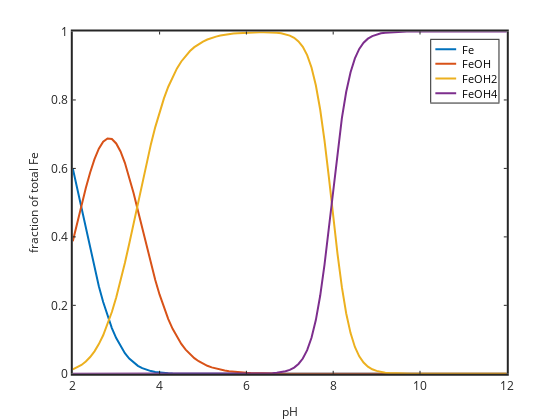

Here is the notebook cell this chart was saved with:
### Markdown cell above
### make the graph

So for each pH we will solve the equilibrium problem.  First load the tableau, then modify for the pH of that iternation. Then solve.  Then store the results and loop.

At the end make a plot.

### Code cell
%plot -s 600,600 -f 'svg'

%define the equilibrium sytem (The tableau)
[KSOLUTION,ASOLUTION,SOLUTIONNAMES] = get_equilib_defn;
% initial guess (just Fe becasue pH is fixed)
Feguess=[-5.5]; guess=[10.^Feguess];

%set the pH range and total
pH=2:0.1:12; FeT=1e-4; T=[FeT];

%now for each pH solve
for i=1:length(pH)
% adjust for fixed pH
[Ksolution,Asolution]=get_equilib_fixed_pH(KSOLUTION,ASOLUTION,pH(i));
% calculate species using NR
[X,F,J,C] = nl_massbalancerrnosolid_NR(guess,Asolution,Ksolution,T);
species_summary(:,i)=C; err(i)=F;
end

for i=1:size(species_summary,1)
txt=[SOLUTIONNAMES(i,:),"=species_summary(i,:);"]; eval(txt);
end

h=plot(pH,Fe/T,pH,FeOH/T,pH,FeOH2/T,pH,FeOH4/T);
set(gca,"fontsize",12); set(h,'linewidth',2); set(gca,'linewidth',2);
h=xlabel('pH'); set(h,'fontsize',12); h=ylabel('fraction of total Fe'); set(h,'fontsize',12);
legend('Fe','FeOH','FeOH2','FeOH4','Location','northeast','Orientation','vertical');
axis([min(pH) max(pH) 0 1])

### Figure 1 — Plotly figure (JSON) as saved in the notebook; plotly's stock layout.template omitted (floating-point values rounded to 4 significant figures)
{"data": [{"line": {"color": "rgb(0,113,188)", "dash": "solid", "width": 2}, "marker": {"color": "rgb(0,113,188)", "line": {"color": "rgb(0,113,188)"}, "size": 6, "symbol": "none"}, "mode": "lines", "name": "Fe", "showlegend": true, "type": "scatter", "visibility": true, "x": [2, 2.1, 2.2, 2.3, 2.4, 2.5, 2.6, 2.7, 2.8, 2.9, 3, 3.1, 3.2, 3.3, 3.4, 3.5, 3.6, 3.7, 3.8, 3.9, 4, 4.1, 4.2, 4.3, 4.4, 4.5, 4.6, 4.7, 4.8, 4.9, 5, 5.1, 5.2, 5.3, 5.4, 5.5, 5.6, 5.7, 5.8, 5.9, 6, 6.1, 6.2, 6.3, 6.4, 6.5, 6.6, 6.7, 6.8, 6.9, 7, 7.1, 7.2, 7.3, 7.4, 7.5, 7.6, 7.7, 7.8, 7.9, 8, 8.1, 8.2, 8.3, 8.4, 8.5, 8.6, 8.7, 8.8, 8.9, 9, 9.1, 9.2, 9.3, 9.4, 9.5, 9.6, 9.7, 9.8, 9.9, 10, 10.1, 10.2, 10.3, 10.4, 10.5, 10.6, 10.7, 10.8, 10.9, 11, 11.1, 11.2, 11.3, 11.4, 11.5, 11.6, 11.7, 11.8, 11.9, 12], "xaxis": "x", "y": [0.5999, 0.5415, 0.4815, 0.4213, 0.3628, 0.3072, 0.2558, 0.2095, 0.1688, 0.1337, 0.1042, 0.07989, 0.06023, 0.04466, 0.03257, 0.02337, 0.0165, 0.01149, 0.007883, 0.005342, 0.00358, 0.002375, 0.001562, 0.001019, 0.0006613, 0.0004268, 0.0002742, 0.0001756, 0.0001121, 7.141e-05, 4.54e-05, 2.882e-05, 1.827e-05, 1.157e-05, 7.325e-06, 4.633e-06, 2.929e-06, 1.851e-06, 1.169e-06, 7.384e-07, 4.663e-07, 2.944e-07, 1.858e-07, 1.173e-07, 7.399e-08, 4.667e-08, 2.943e-08, 1.855e-08, 1.169e-08, 7.356e-09, 4.622e-09, 2.897e-09, 1.808e-09, 1.122e-09, 6.901e-10, 4.185e-10, 2.488e-10, 1.438e-10, 8.005e-11, 4.257e-11, 2.151e-11, 1.031e-11, 4.713e-12, 2.069e-12, 8.811e-13, 3.669e-13, 1.504e-13, 6.103e-14, 2.459e-14, 9.867e-15, 3.947e-15, 1.576e-15, 6.288e-16, 2.507e-16, 9.987e-17, 3.978e-17, 1.584e-17, 6.307e-18, 2.511e-18, 9.999e-19, 3.981e-19, 1.585e-19, 6.309e-20, 2.512e-20, 1e-20, 3.981e-21, 1.585e-21, 6.31e-22, 2.512e-22, 1e-22, 3.981e-23, 1.585e-23, 6.31e-24, 2.512e-24, 1e-24, 3.981e-25, 1.585e-25, 6.31e-26, 2.512e-26, 1e-26, 3.981e-27], "yaxis": "y"}, {"line": {"color": "rgb(216,82,24)", "dash": "solid", "width": 2}, "marker": {"color": "rgb(216,82,24)", "line": {"color": "rgb(216,82,24)"}, "size": 6, "symbol": "none"}, "mode": "lines", "name": "FeOH", "showlegend": true, "type": "scatter", "visibility": true, "x": [2, 2.1, 2.2, 2.3, 2.4, 2.5, 2.6, 2.7, 2.8, 2.9, 3, 3.1, 3.2, 3.3, 3.4, 3.5, 3.6, 3.7, 3.8, 3.9, 4, 4.1, 4.2, 4.3, 4.4, 4.5, 4.6, 4.7, 4.8, 4.9, 5, 5.1, 5.2, 5.3, 5.4, 5.5, 5.6, 5.7, 5.8, 5.9, 6, 6.1, 6.2, 6.3, 6.4, 6.5, 6.6, 6.7, 6.8, 6.9, 7, 7.1, 7.2, 7.3, 7.4, 7.5, 7.6, 7.7, 7.8, 7.9, 8, 8.1, 8.2, 8.3, 8.4, 8.5, 8.6, 8.7, 8.8, 8.9, 9, 9.1, 9.2, 9.3, 9.4, 9.5, 9.6, 9.7, 9.8, 9.9, 10, 10.1, 10.2, 10.3, 10.4, 10.5, 10.6, 10.7, 10.8, 10.9, 11, 11.1, 11.2, 11.3, 11.4, 11.5, 11.6, 11.7, 11.8, 11.9, 12], "xaxis": "x", "y": [0.3873, 0.4401, 0.4927, 0.5428, 0.5883, 0.6272, 0.6575, 0.678, 0.6876, 0.6859, 0.6729, 0.6494, 0.6163, 0.5753, 0.5281, 0.4771, 0.4242, 0.3717, 0.3211, 0.274, 0.2311, 0.193, 0.1598, 0.1313, 0.1073, 0.08714, 0.07049, 0.05682, 0.04567, 0.03662, 0.02931, 0.02343, 0.0187, 0.01491, 0.01188, 0.009459, 0.007529, 0.005989, 0.004763, 0.003787, 0.003011, 0.002393, 0.001901, 0.001511, 0.0012, 0.000953, 0.0007566, 0.0006004, 0.0004762, 0.0003772, 0.0002984, 0.0002354, 0.000185, 0.0001446, 0.0001119, 8.545e-05, 6.395e-05, 4.652e-05, 3.261e-05, 2.183e-05, 1.389e-05, 8.381e-06, 4.822e-06, 2.666e-06, 1.429e-06, 7.491e-07, 3.866e-07, 1.975e-07, 1.002e-07, 5.06e-08, 2.549e-08, 1.281e-08, 6.435e-09, 3.229e-09, 1.62e-09, 8.121e-10, 4.072e-10, 2.041e-10, 1.023e-10, 5.128e-11, 2.57e-11, 1.288e-11, 6.456e-12, 3.236e-12, 1.622e-12, 8.128e-13, 4.074e-13, 2.042e-13, 1.023e-13, 5.129e-14, 2.57e-14, 1.288e-14, 6.457e-15, 3.236e-15, 1.622e-15, 8.128e-16, 4.074e-16, 2.042e-16, 1.023e-16, 5.129e-17, 2.57e-17], "yaxis": "y"}, {"line": {"color": "rgb(236,176,31)", "dash": "solid", "width": 2}, "marker": {"color": "rgb(236,176,31)", "line": {"color": "rgb(236,176,31)"}, "size": 6, "symbol": "none"}, "mode": "lines", "name": "FeOH2", "showlegend": true, "type": "scatter", "visibility": true, "x": [2, 2.1, 2.2, 2.3, 2.4, 2.5, 2.6, 2.7, 2.8, 2.9, 3, 3.1, 3.2, 3.3, 3.4, 3.5, 3.6, 3.7, 3.8, 3.9, 4, 4.1, 4.2, 4.3, 4.4, 4.5, 4.6, 4.7, 4.8, 4.9, 5, 5.1, 5.2, 5.3, 5.4, 5.5, 5.6, 5.7, 5.8, 5.9, 6, 6.1, 6.2, 6.3, 6.4, 6.5, 6.6, 6.7, 6.8, 6.9, 7, 7.1, 7.2, 7.3, 7.4, 7.5, 7.6, 7.7, 7.8, 7.9, 8, 8.1, 8.2, 8.3, 8.4, 8.5, 8.6, 8.7, 8.8, 8.9, 9, 9.1, 9.2, 9.3, 9.4, 9.5, 9.6, 9.7, 9.8, 9.9, 10, 10.1, 10.2, 10.3, 10.4, 10.5, 10.6, 10.7, 10.8, 10.9, 11, 11.1, 11.2, 11.3, 11.4, 11.5, 11.6, 11.7, 11.8, 11.9, 12], "xaxis": "x", "y": [0.01282, 0.01835, 0.02586, 0.03586, 0.04893, 0.06567, 0.08668, 0.1125, 0.1437, 0.1804, 0.2228, 0.2707, 0.3234, 0.3801, 0.4393, 0.4996, 0.5593, 0.6168, 0.671, 0.7207, 0.7653, 0.8046, 0.8386, 0.8677, 0.8921, 0.9124, 0.9292, 0.943, 0.9542, 0.9633, 0.9706, 0.9765, 0.9813, 0.9851, 0.9881, 0.9905, 0.9925, 0.994, 0.9952, 0.9961, 0.9969, 0.9974, 0.9978, 0.998, 0.9981, 0.9979, 0.9974, 0.9965, 0.9949, 0.9923, 0.9881, 0.9815, 0.9712, 0.9552, 0.9309, 0.8948, 0.843, 0.7721, 0.6813, 0.5743, 0.4598, 0.3494, 0.2531, 0.1761, 0.1189, 0.07844, 0.05097, 0.03277, 0.02093, 0.01331, 0.00844, 0.005342, 0.003377, 0.002133, 0.001347, 0.0008504, 0.0005367, 0.0003387, 0.0002138, 0.0001349, 8.511e-05, 5.37e-05, 3.388e-05, 2.138e-05, 1.349e-05, 8.511e-06, 5.37e-06, 3.388e-06, 2.138e-06, 1.349e-06, 8.511e-07, 5.37e-07, 3.388e-07, 2.138e-07, 1.349e-07, 8.511e-08, 5.37e-08, 3.388e-08, 2.138e-08, 1.349e-08, 8.511e-09], "yaxis": "y"}, {"line": {"color": "rgb(125,46,141)", "dash": "solid", "width": 2}, "marker": {"color": "rgb(125,46,141)", "line": {"color": "rgb(125,46,141)"}, "size": 6, "symbol": "none"}, "mode": "lines", "name": "FeOH4", "showlegend": true, "type": "scatter", "visibility": true, "x": [2, 2.1, 2.2, 2.3, 2.4, 2.5, 2.6, 2.7, 2.8, 2.9, 3, 3.1, 3.2, 3.3, 3.4, 3.5, 3.6, 3.7, 3.8, 3.9, 4, 4.1, 4.2, 4.3, 4.4, 4.5, 4.6, 4.7, 4.8, 4.9, 5, 5.1, 5.2, 5.3, 5.4, 5.5, 5.6, 5.7, 5.8, 5.9, 6, 6.1, 6.2, 6.3, 6.4, 6.5, 6.6, 6.7, 6.8, 6.9, 7, 7.1, 7.2, 7.3, 7.4, 7.5, 7.6, 7.7, 7.8, 7.9, 8, 8.1, 8.2, 8.3, 8.4, 8.5, 8.6, 8.7, 8.8, 8.9, 9, 9.1, 9.2, 9.3, 9.4, 9.5, 9.6, 9.7, 9.8, 9.9, 10, 10.1, 10.2, 10.3, 10.4, 10.5, 10.6, 10.7, 10.8, 10.9, 11, 11.1, 11.2, 11.3, 11.4, 11.5, 11.6, 11.7, 11.8, 11.9, 12], "xaxis": "x", "y": [1.507e-14, 3.417e-14, 7.631e-14, 1.677e-13, 3.628e-13, 7.716e-13, 1.614e-12, 3.321e-12, 6.719e-12, 1.337e-11, 2.618e-11, 5.041e-11, 9.546e-11, 1.778e-10, 3.257e-10, 5.869e-10, 1.041e-09, 1.82e-09, 3.138e-09, 5.342e-09, 8.992e-09, 1.498e-08, 2.475e-08, 4.058e-08, 6.613e-08, 1.072e-07, 1.73e-07, 2.783e-07, 4.463e-07, 7.141e-07, 1.14e-06, 1.818e-06, 2.896e-06, 4.608e-06, 7.325e-06, 1.164e-05, 1.848e-05, 2.933e-05, 4.655e-05, 7.384e-05, 0.0001171, 0.0001857, 0.0002945, 0.0004668, 0.0007399, 0.001172, 0.001857, 0.002941, 0.004653, 0.007356, 0.01161, 0.01828, 0.02866, 0.04468, 0.06901, 0.1051, 0.157, 0.2279, 0.3187, 0.4257, 0.5402, 0.6506, 0.7469, 0.8239, 0.8811, 0.9216, 0.949, 0.9672, 0.9791, 0.9867, 0.9916, 0.9947, 0.9966, 0.9979, 0.9987, 0.9991, 0.9995, 0.9997, 0.9998, 0.9999, 0.9999, 0.9999, 1.0, 1.0, 1.0, 1.0, 1.0, 1.0, 1.0, 1.0, 1.0, 1.0, 1.0, 1.0, 1.0, 1.0, 1.0, 1.0, 1.0, 1.0, 1.0], "yaxis": "y"}, {"hoverinfo": "none", "line": {"color": "rgb(0,113,188)", "dash": "solid", "width": 2}, "marker": {"color": "rgb(0,113,188)", "line": {"color": "rgb(0,113,188)"}, "size": 6, "symbol": "none"}, "mode": "lines", "name": "", "showlegend": false, "type": "scatter", "visibility": true, "x": [3, 18], "xaxis": "x2", "y": [6.78, 6.78], "yaxis": "y2"}, {"hoverinfo": "none", "line": {"color": "rgb(216,82,24)", "dash": "solid", "width": 2}, "marker": {"color": "rgb(216,82,24)", "line": {"color": "rgb(216,82,24)"}, "size": 6, "symbol": "none"}, "mode": "lines", "name": "", "showlegend": false, "type": "scatter", "visibility": true, "x": [3, 18], "xaxis": "x2", "y": [17.34, 17.34], "yaxis": "y2"}, {"hoverinfo": "none", "line": {"color": "rgb(236,176,31)", "dash": "solid", "width": 2}, "marker": {"color": "rgb(236,176,31)", "line": {"color": "rgb(236,176,31)"}, "size": 6, "symbol": "none"}, "mode": "lines", "name": "", "showlegend": false, "type": "scatter", "visibility": true, "x": [3, 18], "xaxis": "x2", "y": [27.9, 27.9], "yaxis": "y2"}, {"hoverinfo": "none", "line": {"color": "rgb(125,46,141)", "dash": "solid", "width": 2}, "marker": {"color": "rgb(125,46,141)", "line": {"color": "rgb(125,46,141)"}, "size": 6, "symbol": "none"}, "mode": "lines", "name": "", "showlegend": false, "type": "scatter", "visibility": true, "x": [3, 18], "xaxis": "x2", "y": [38.46, 38.46], "yaxis": "y2"}], "layout": {"annotations": [{"font": {"color": "rgb(0, 0, 0)", "size": 10.8}, "showarrow": false, "text": "Fe", "x": 21, "xanchor": "left", "xref": "x2", "y": 6.78, "yanchor": "middle", "yref": "y2"}, {"font": {"color": "rgb(0, 0, 0)", "size": 10.8}, "showarrow": false, "text": "FeOH", "x": 21, "xanchor": "left", "xref": "x2", "y": 17.34, "yanchor": "middle", "yref": "y2"}, {"font": {"color": "rgb(0, 0, 0)", "size": 10.8}, "showarrow": false, "text": "FeOH2", "x": 21, "xanchor": "left", "xref": "x2", "y": 27.9, "yanchor": "middle", "yref": "y2"}, {"font": {"color": "rgb(0, 0, 0)", "size": 10.8}, "showarrow": false, "text": "FeOH4", "x": 21, "xanchor": "left", "xref": "x2", "y": 38.46, "yanchor": "middle", "yref": "y2"}], "height": 420, "hovermode": "closest", "margin": {"b": 0, "l": 0, "r": 0, "t": 0}, "plot_bgcolor": "rgba(0, 0, 0, 0)", "showlegend": false, "width": 560, "xaxis": {"anchor": "y", "autorange": false, "domain": [0.13, 0.905], "exponentformat": "none", "gridcolor": "rgba(38,38,38,0.15)", "gridwidth": 2, "linecolor": "rgb(38,38,38)", "linewidth": 2, "mirror": "ticks", "range": [2, 12], "showgrid": false, "showline": true, "side": "bottom", "spikedash": "solid", "spikemode": "across", "spikesides": false, "spikethickness": 1, "tickangle": 0, "tickcolor": "rgb(38,38,38)", "tickfont": {"color": "rgb(38,38,38)", "size": 12}, "ticklen": 3, "ticks": "inside", "ticktext": ["2", "4", "6", "8", "10", "12"], "tickvals": [2, 4, 6, 8, 10, 12], "title": {"font": {"color": "rgb(38,38,38)", "size": 12}, "text": "pH"}, "type": "linear", "visible": true, "zeroline": false}, "xaxis2": {"anchor": "y2", "autorange": false, "domain": [0.77, 0.8901], "exponentformat": "none", "fixedrange": true, "gridcolor": "rgba(38,38,38,0.15)", "gridwidth": 1, "linecolor": "rgb(38,38,38)", "linewidth": 1, "mirror": true, "range": [0, 48.52], "showgrid": false, "showline": true, "showspikes": false, "side": "bottom", "spikedash": "solid", "spikemode": "across", "spikesides": false, "spikethickness": 1, "tickangle": 0, "tickcolor": "rgb(38,38,38)", "tickfont": {"color": "rgb(38,38,38)", "size": 10.8}, "ticklen": 3, "ticks": "", "ticktext": [], "tickvals": [], "title": {"font": {"color": "rgb(0, 0, 0)", "size": 11.88}, "text": ""}, "type": "linear", "visible": true, "zeroline": false}, "yaxis": {"anchor": "x", "autorange": false, "domain": [0.11, 0.925], "exponentformat": "none", "gridcolor": "rgba(38,38,38,0.15)", "gridwidth": 2, "linecolor": "rgb(38,38,38)", "linewidth": 2, "mirror": "ticks", "range": [0, 1], "showgrid": false, "showline": true, "side": "left", "spikedash": "solid", "spikemode": "across", "spikesides": false, "spikethickness": 1, "tickangle": 0, "tickcolor": "rgb(38,38,38)", "tickfont": {"color": "rgb(38,38,38)", "size": 12}, "ticklen": 3, "ticks": "inside", "ticktext": ["0", "0.2", "0.4", "0.6", "0.8", "1"], "tickvals": [0, 0.2, 0.4, 0.6, 0.8, 1], "title": {"font": {"color": "rgb(38,38,38)", "size": 12}, "text": "fraction of total Fe"}, "type": "linear", "visible": true, "zeroline": false}, "yaxis2": {"anchor": "x2", "autorange": false, "domain": [0.7558, 0.9052], "exponentformat": "none", "fixedrange": true, "gridcolor": "rgba(38,38,38,0.15)", "gridwidth": 1, "linecolor": "rgb(38,38,38)", "linewidth": 1, "mirror": true, "range": [45.24, 0], "showgrid": false, "showline": true, "showspikes": false, "side": "left", "spikedash": "solid", "spikemode": "across", "spikesides": false, "spikethickness": 1, "tickangle": 0, "tickcolor": "rgb(38,38,38)", "tickfont": {"color": "rgb(38,38,38)", "size": 10.8}, "ticklen": 3, "ticks": "", "ticktext": [], "tickvals": [], "title": {"font": {"color": "rgb(0, 0, 0)", "size": 11.88}, "text": ""}, "type": "linear", "visible": true, "zeroline": false}}}
